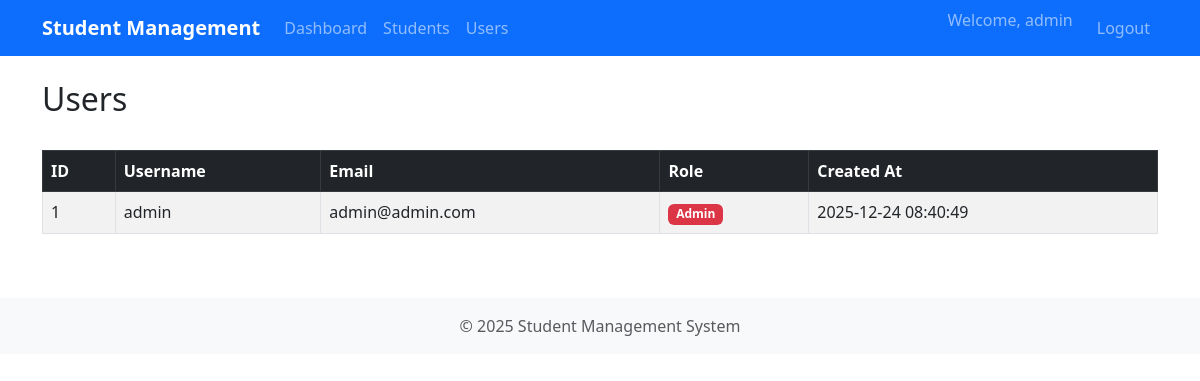
Screenshot of /users/index.php (signed in) with the database file from the repository.
### tables this page shows
CREATE TABLE IF NOT EXISTS users (
    id INT AUTO_INCREMENT PRIMARY KEY,
    username VARCHAR(50) NOT NULL UNIQUE,
    password VARCHAR(255) NOT NULL,
    email VARCHAR(100) NOT NULL UNIQUE,
    role ENUM('admin', 'user') DEFAULT 'user',
    created_at TIMESTAMP DEFAULT CURRENT_TIMESTAMP
);

### users/index.php (the view, shortened to what this page needs)
<?php
require_once '../config/config.php';
include_once '../includes/header.php';
try {
    $stmt = $pdo->query("SELECT id, username, email, role, created_at FROM users ORDER BY created_at DESC");
    $users = $stmt->fetchAll(PDO::FETCH_ASSOC);
} catch (PDOException $e) {
    $users = [];
    echo '<div class="alert alert-danger">Error retrieving users: ' . $e->getMessage() . '</div>';
}
?>
<div class="d-flex justify-content-between align-items-center mb-4">
    <h2>Users</h2>
</div>
<?php if (empty($users)): ?>
    <div class="alert alert-info">No users found.</div>
<?php else: ?>
    <div class="table-responsive">
        <table class="table table-striped table-bordered">
            <thead class="table-dark">
                <tr>
                    <th>ID</th>
                    <th>Username</th>
                    <th>Email</th>
                    <th>Role</th>
                    <th>Created At</th>
                </tr>
            </thead>
            <tbody>
                <?php foreach ($users as $user): ?>
                <tr>
                    <td><?php echo htmlspecialchars($user['id']); ?></td>
                    <td><?php echo htmlspecialchars($user['username']); ?></td>
                    <td><?php echo htmlspecialchars($user['email']); ?></td>
                    <td>
                        <span class="badge bg-<?php echo $user['role'] === 'admin' ? 'danger' : 'secondary'; ?>">
                            <?php echo htmlspecialchars(ucfirst($user['role'])); ?>
                        </span>
                    </td>
                    <td><?php echo htmlspecialchars($user['created_at']); ?></td>
                </tr>
                <?php endforeach; ?>
            </tbody>
        </table>
    </div>
<?php endif; ?>
<?php include_once '../includes/footer.php'; ?>

### assets/style.css (style rules this page uses)
body { background-color: #f8f9fa; }
.table th { border-top: 0; }

### rows the page displays
users: id "1", username "admin", email "admin@admin.com", role "Admin", created_at "2025-12-24 08:40:49"

### other values shown
$_SESSION['username'] "admin"
